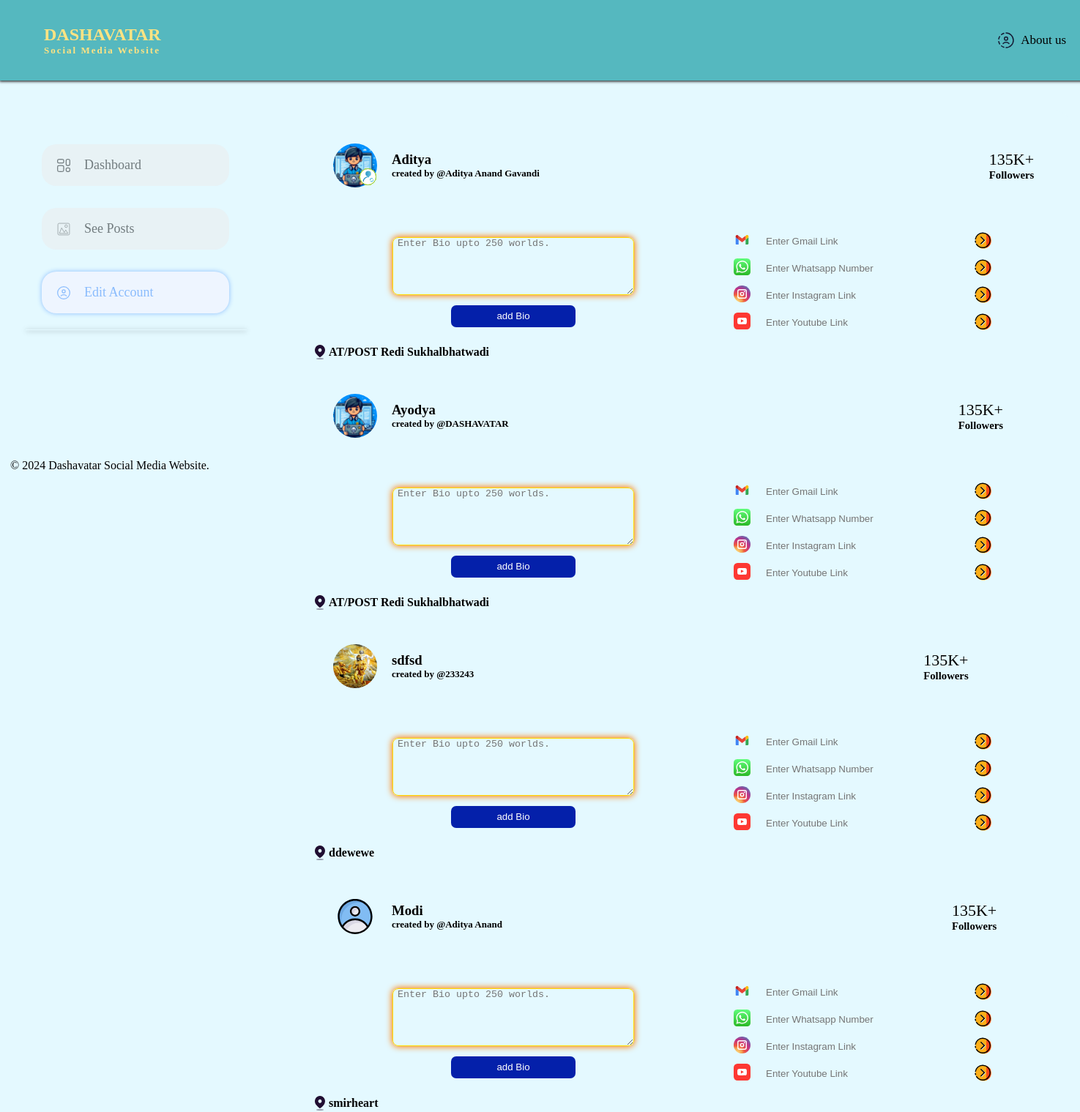
The page /editaccount on the database as committed earlier.
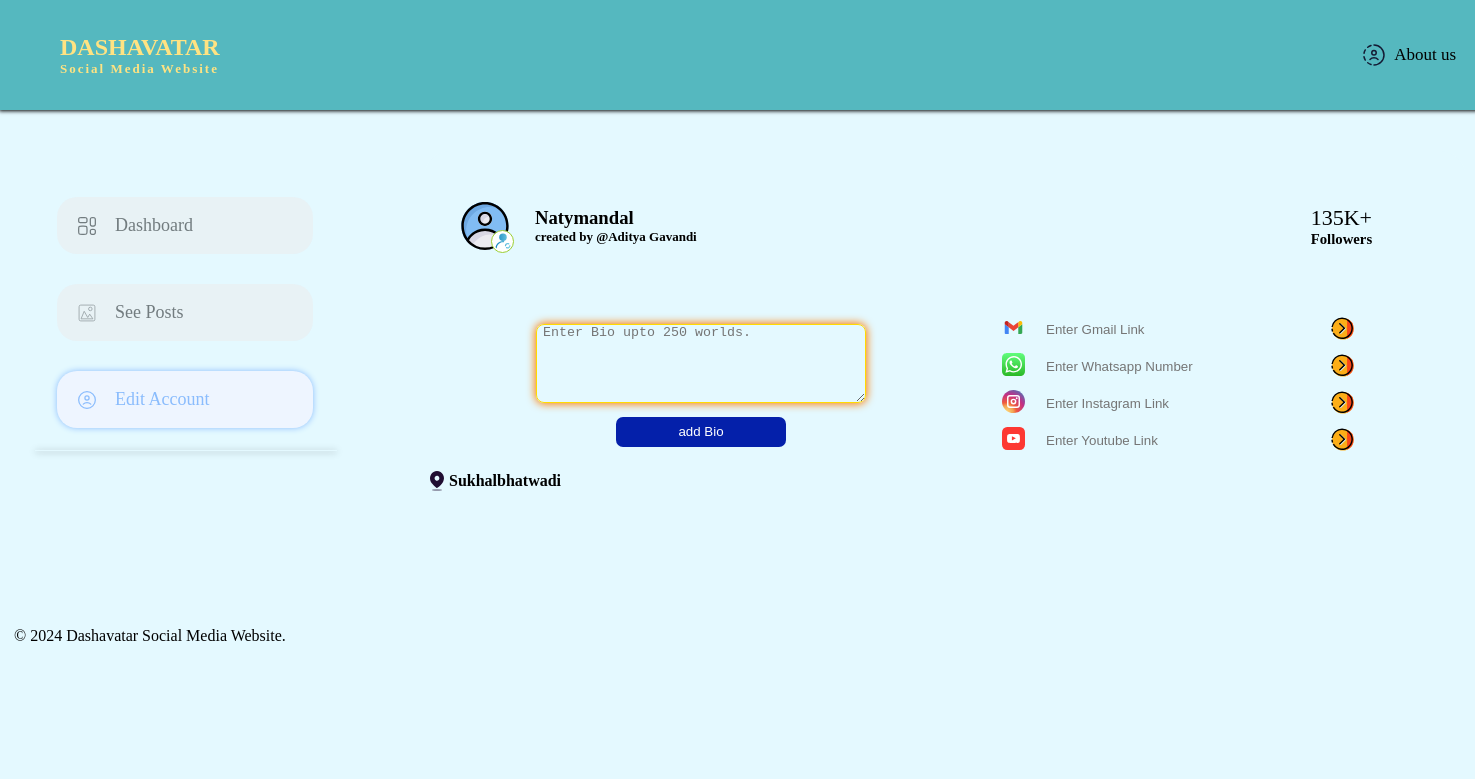
The same page on the database as committed later.
### socialweb/models.py (models this page shows)
class UserRegister(models.Model):
    name = models.CharField(max_length=40,null=True)
    gmail = models.EmailField()
    address = models.CharField(max_length=50,null=True)
    page_name = models.CharField(max_length=100, default='Enter page name',null=True)
    phone_number = models.CharField(max_length=15,null=True)
    password = models.CharField(max_length=10,null=True)
    bio=models.CharField(max_length=100, default='add bio',null=True)
    profile_pic=models.FileField(upload_to="profile_pic/",max_length=250,null=True,default='profile_pic/profilepic.svg')
    date=models.DateTimeField(null=True)

### socialweb/views.py (the view)
# urls.py: path('editaccount',views.editaccount, name='editaccount'),
def editaccount(request):
    user=UserRegister.objects.all()
    post=Post.objects.all()
    return render(request,'dashboardeditaccount.html',{'User':user,'Post':post})

### templates/dashboardeditaccount.html (shortened to what this page needs)
{% extends "dashboard.html" %}
{% block editaccount %}
    <div class="imgeselected" id="account">
        <img src="/static/assets/svg/profileselected.svg" alt="" srcset="" />
        <li>Edit Account</li>
    </div>
{% endblock %}
{% block dashboard %}
<div class="dashboard">
    {% for u in User %}
  <div class="user-account">
      <img
        src="{{ u.profile_pic.url }}"
        alt=""
        srcset=""
        class="Page-profile"
      />
      <button class="editprofile"><img src="/static/assets/svg/changeprofile.svg" alt="" srcset=""></button>
      <h3 class="Page-name">
        {{ u.page_name }}
        <p class="user-name">created by @{{ u.name }}</p>
      </h3>
      <span class="followers-count"
        >135K+
        <h6>Followers</h6>
      </span>
    </div>
    <div class="aboutedit">
      <div class="bio">
        <p>
          <textarea name="biobox" id="biobox" placeholder="Enter Bio upto 250 worlds."></textarea>
        </p>
        <button type="submit">add Bio</button>
      </div>
      <div id="links" class="tolinks">
          <div id="Gmail" class="tolink">
            <img
              src="/static/assets/svg/gmaillogo.svg"
              alt=""
              srcset=""
            /><input type="text" placeholder="Enter Gmail Link"><button type="submit"><img src="/static/assets/svg/next.svg" alt="" srcset=""></button></div>
            <div id="whatsapp" class="tolink">
            <img
              src="/static/assets/svg/whatsapp.svg"
              alt=""
              srcset=""
            /><input type="text" placeholder="Enter Whatsapp Number"><button type="submit"><img src="/static/assets/svg/next.svg" alt="" srcset=""></button></div>
            <div id="Instagram" class="tolink">
            <img
              src="/static/assets/svg/instagramlogo.svg"
              alt=""
              srcset=""
            /><input type="text" placeholder="Enter Instagram Link"><button type="submit"><img src="/static/assets/svg/next.svg" alt="" srcset=""></button></div>
            <div id="Youtube" class="tolink">
            <img
              src="/static/assets/svg/youtubelogo.svg"
              alt=""
              srcset=""
            /><input type="text" placeholder="Enter Youtube Link"><button type="submit"><img src="/static/assets/svg/next.svg" alt="" srcset=""></button></div
        ></a>
      </div>
    </div>
    <div class="address">
        <img src="/static/assets/svg/locationlogo.svg" alt="" srcset="" />
        <h4 id="location" class="location">{{u.address}}</h4>
      </div>
    {% endfor %}
  </div>
{% endblock %}

Rows that differ between the two databases and show on the page:
removed UserRegister: profile_pic (picture), page_name "Aditya", name "Aditya Anand Gavandi", address "AT/POST Redi Sukhalbhatwadi"
removed UserRegister: profile_pic (picture), page_name "Ayodya", name "DASHAVATAR", address "AT/POST Redi Sukhalbhatwadi"
removed UserRegister: profile_pic (picture), page_name "sdfsd", name "233243", address "ddewewe"
removed UserRegister: profile_pic (picture), page_name "Modi", name "Aditya Anand", address "smirheart"
added UserRegister: profile_pic (picture), page_name "Natymandal", name "Aditya Gavandi", address "Sukhalbhatwadi"
